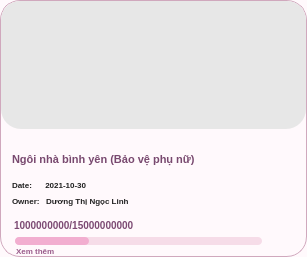
     <widget class="QFrame" name="card12">
      <property name="geometry">
       <rect>
        <x>381</x>
        <y>811</y>
        <width>307</width>
        <height>257</height>
       </rect>
      </property>
      <property name="styleSheet">
       <string notr="true">QFrame{
    background:#FFF9FC;
    border:1px solid #D0A8BD;
    border-radius:20px;
}</string>
      </property>
      <widget class="QLabel" name="card12Image">
       <property name="geometry">
        <rect>
         <x>1</x>
         <y>1</y>
         <width>305</width>
         <height>128</height>
        </rect>
       </property>
       <property name="styleSheet">
        <string notr="true">QLabel{
    border:none;
    border-top-left-radius:19px;
    border-top-right-radius:19px;
    background:#E7E7E7;
}</string>
       </property>
       <property name="pixmap">
        <pixmap>campaign12.png</pixmap>
       </property>
       <property name="scaledContents">
        <bool>true</bool>
       </property>
      </widget>
      <widget class="QLabel" name="card12Title">
       <property name="geometry">
        <rect>
         <x>12</x>
         <y>138</y>
         <width>282</width>
         <height>42</height>
        </rect>
       </property>
       <property name="styleSheet">
        <string notr="true">QLabel{
    color:#78496F;
    font-size:11px;
    font-weight:800;
    background:transparent;
    border:none;
}</string>
       </property>
       <property name="text">
        <string>Ngôi nhà bình yên (Bảo vệ phụ nữ)</string>
       </property>
       <property name="wordWrap">
        <bool>true</bool>
       </property>
      </widget>
      <widget class="QLabel" name="card12Date">
       <property name="geometry">
        <rect>
         <x>12</x>
         <y>177</y>
         <width>145</width>
         <height>16</height>
        </rect>
       </property>
       <property name="styleSheet">
        <string notr="true">QLabel{
    color:#222;
    font-size:8px;
    font-weight:500;
    background:transparent;
    border:none;
}</string>
       </property>
       <property name="text">
        <string>Date:      2021-10-30</string>
       </property>
      </widget>
      <widget class="QLabel" name="card12Owner">
       <property name="geometry">
        <rect>
         <x>12</x>
         <y>193</y>
         <width>190</width>
         <height>16</height>
        </rect>
       </property>
       <property name="styleSheet">
        <string notr="true">QLabel{
    color:#222;
    font-size:8px;
    font-weight:500;
    background:transparent;
    border:none;
}</string>
       </property>
       <property name="text">
        <string>Owner:   Dương Thị Ngọc Linh</string>
       </property>
      </widget>
      <widget class="QLabel" name="card12Money">
       <property name="geometry">
        <rect>
         <x>14</x>
         <y>215</y>
         <width>210</width>
         <height>20</height>
        </rect>
       </property>
       <property name="styleSheet">
        <string notr="true">QLabel{
    color:#7C4A73;
    font-size:10px;
    font-weight:900;
    background:transparent;
    border:none;
}</string>
       </property>
       <property name="text">
        <string>1000000000/15000000000</string>
       </property>
      </widget>
      <widget class="QProgressBar" name="card12Progress">
       <property name="geometry">
        <rect>
         <x>15</x>
         <y>237</y>
         <width>247</width>
         <height>8</height>
        </rect>
       </property>
       <property name="styleSheet">
        <string notr="true">QProgressBar{
    background:#F6DCE8;
    border:none;
    border-radius:4px;
}
QProgressBar::chunk{
    background:#F2AED0;
    border-radius:4px;
}</string>
       </property>
       <property name="value">
        <number>30</number>
       </property>
       <property name="textVisible">
        <bool>false</bool>
       </property>
      </widget>
      <widget class="QLabel" name="card12More">
       <property name="geometry">
        <rect>
         <x>16</x>
         <y>243</y>
         <width>80</width>
         <height>16</height>
        </rect>
       </property>
       <property name="styleSheet">
        <string notr="true">QLabel{
    color:#9A5C8B;
    font-size:8px;
    font-weight:700;
    background:transparent;
    border:none;
}</string>
       </property>
       <property name="text">
        <string>Xem thêm</string>
       </property>
      </widget>
     </widget>
